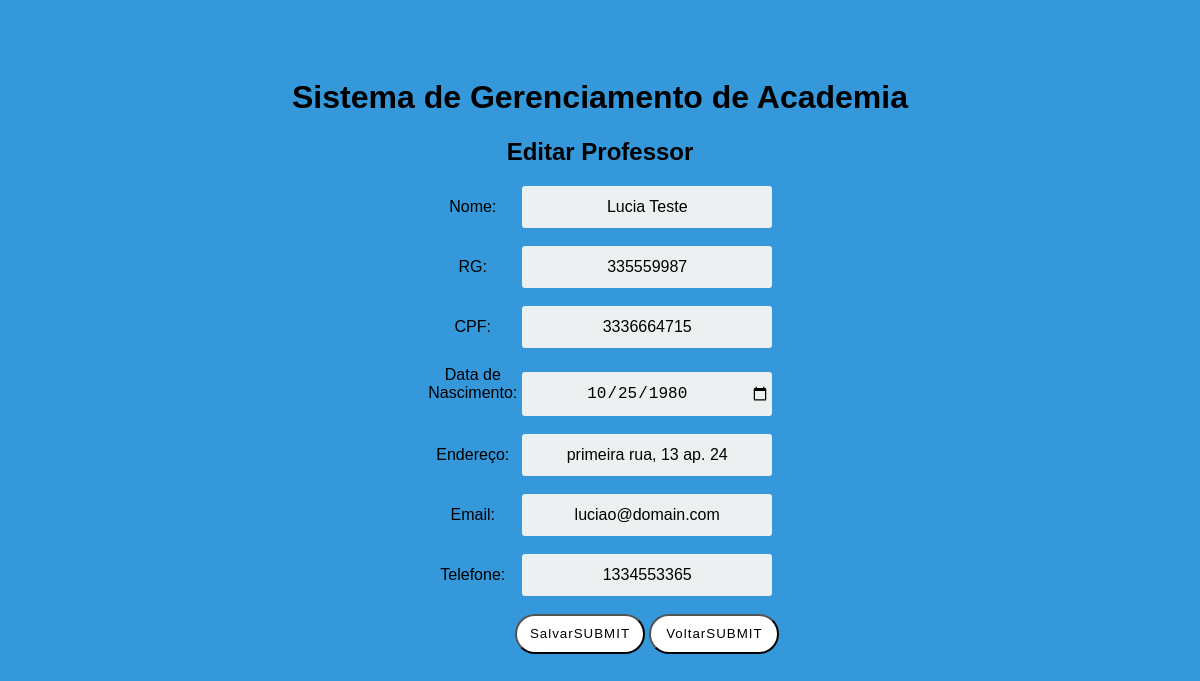
Screenshot of /Professor/form-edit.php?id=4 with the database file from the repository.
### tables this page shows
CREATE TABLE `professor` (
  `id_professor` int(11) NOT NULL,
  `nm_professor` varchar(50) NOT NULL,
  `registro_geral_professor` varchar(9) NOT NULL,
  `cpf_professor` varchar(11) NOT NULL,
  `dt_nascimento_professor` date NOT NULL,
  `nm_endereco` varchar(100) NOT NULL,
  `nm_email_professor` varchar(100) NOT NULL,
  `cd_telefone_professor` varchar(15) NOT NULL
);

### Professor/form-edit.php (the view, shortened to what this page needs)
<?php
    $id = isset($_GET['id'])? (int) $_GET['id']: null;
    $PDO = db_connect();
    $sql = "SELECT nm_professor,
            registro_geral_professor,
            cpf_professor,
            dt_nascimento_professor,
            nm_endereco,
            nm_email_professor,cd_telefone_professor
            FROM professor
            WHERE id_professor = '$id'";
    $stmt = $PDO->prepare($sql);
    $stmt->bindParam(':id', $id, PDO::PARAM_INT);
    $stmt->execute();
    $user = $stmt->fetch(PDO::FETCH_ASSOC);
?>
<!DOCTYPE html>
<html>
<head>
     <link href="../css/style.css" rel="stylesheet" type="text/css" />
</head>
<body>
        <center>
            <h1>Sistema de Gerenciamento de Academia</h1>
            <h2>Editar Professor</h2>
        </center>
    <form action="edit.php" method="POST"  align='middle'>
        <label for="nome" class="cadastrofunc">Nome:</label>
        <input type="text" id="nome" name="nome" placeholder="Nome do professor"
               value="<?php echo $user['nm_professor']?>"/> <br/><br/>
        <label for="rg" class="cadastrofunc">RG:</label>
        <input type="text" id="rg" name="rg" placeholder="RG"
               value="<?php echo $user['registro_geral_professor']?>"/> <br/><br/>
        <label for="cpf" class="cadastrofunc">CPF:</label>
        <input type="text" id="cpf" name="cpf" placeholder="CPF"
               value="<?php echo $user['cpf_professor']?>"/> <br/><br/>
        <label for="dtnasc" class="cadastrofunc">Data de Nascimento:</label>
        <input type="date" id="dtnasc" name="dtnasc" placeholder="Data de nascimento"
               value="<?php echo $user['dt_nascimento_professor']?>"/> <br/><br/>
        <label for="endereço" class="cadastrofunc">Endereço:</label>
        <input type="text" id="end" name="end" placeholder="Endereço"
               value="<?php echo $user['nm_endereco']?>"/> <br/><br/>
        <label for="email" class="cadastrofunc">Email:</label>
        <input type="text" id="email" name="email" placeholder="E-mail"
               value="<?php echo $user['nm_email_professor']?>"/> <br/><br/>
        <label for="tel" class="cadastrofunc">Telefone:</label>
        <input type="text" id="tel" name="tel" placeholder="Telefone"
               value="<?php echo $user['cd_telefone_professor']?>"/> <br/><br/>
        <button id="alterar" >Salvar</button>
        <button id="salvar" formaction="index.php">Voltar</button>
    </form>
</body>
</html>

### css/style.css (style rules this page uses)
* { box-sizing: border-box; }
body { font-family: Arial; background-color: #3498DB; padding: 50px; }
input { text-align: center; background-color: #ECF0F1; border: 2px solid transparent; border-radius: 3px; font-size: 16px; font-weight: 200; padding: 10px 0; width: 250px; transition: border .5s; }
label.cadastrofunc { display:inline-block; width: 90px; }
* { font-family: 'Roboto', sans-serif; }

### rows the page displays
professor: nome "Lucia Teste", rg "335559987", cpf "3336664715", dtnasc "10/25/1980", end "primeira rua, 13 ap. 24", email "luciao@domain.com", tel "1334553365"
